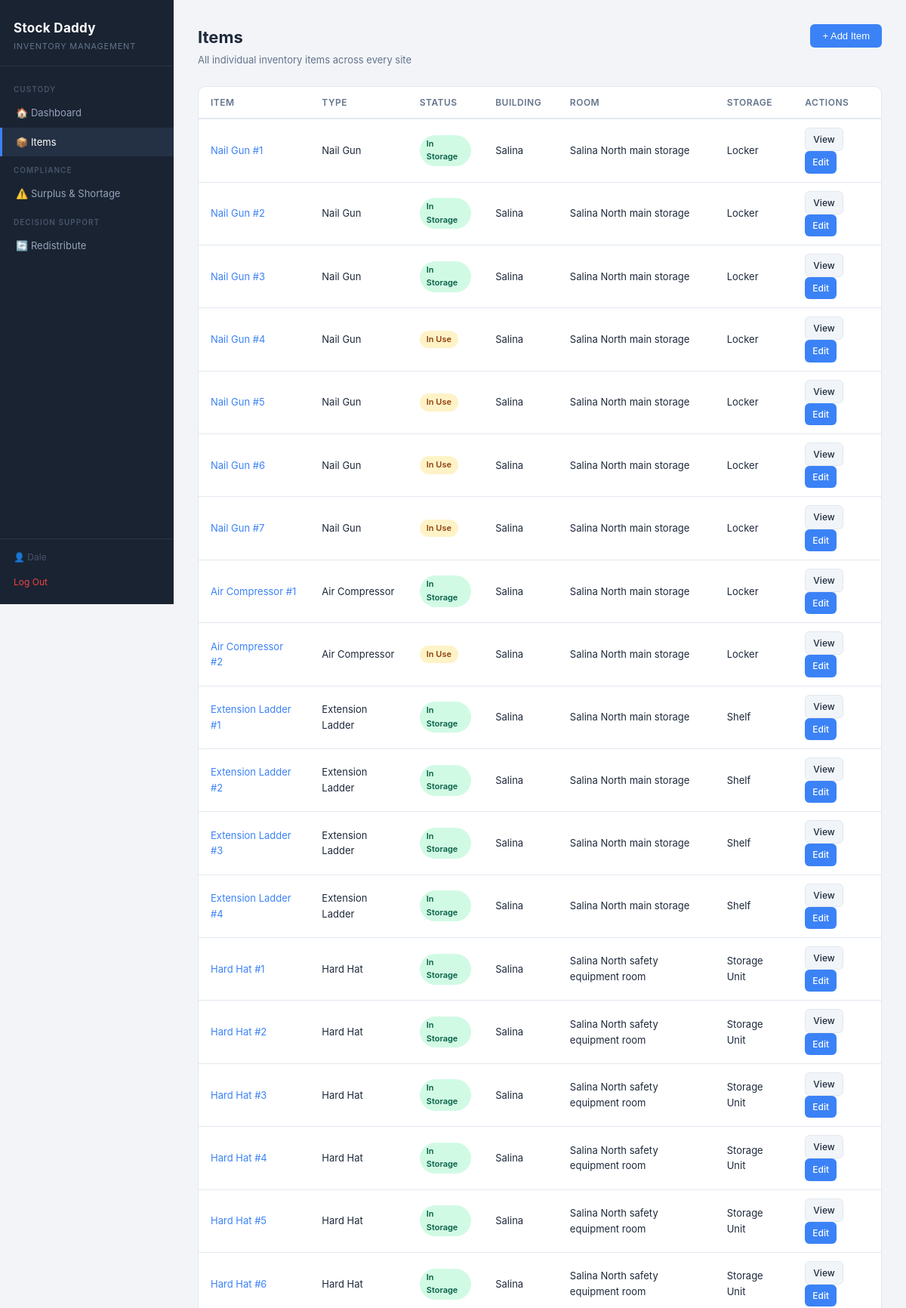
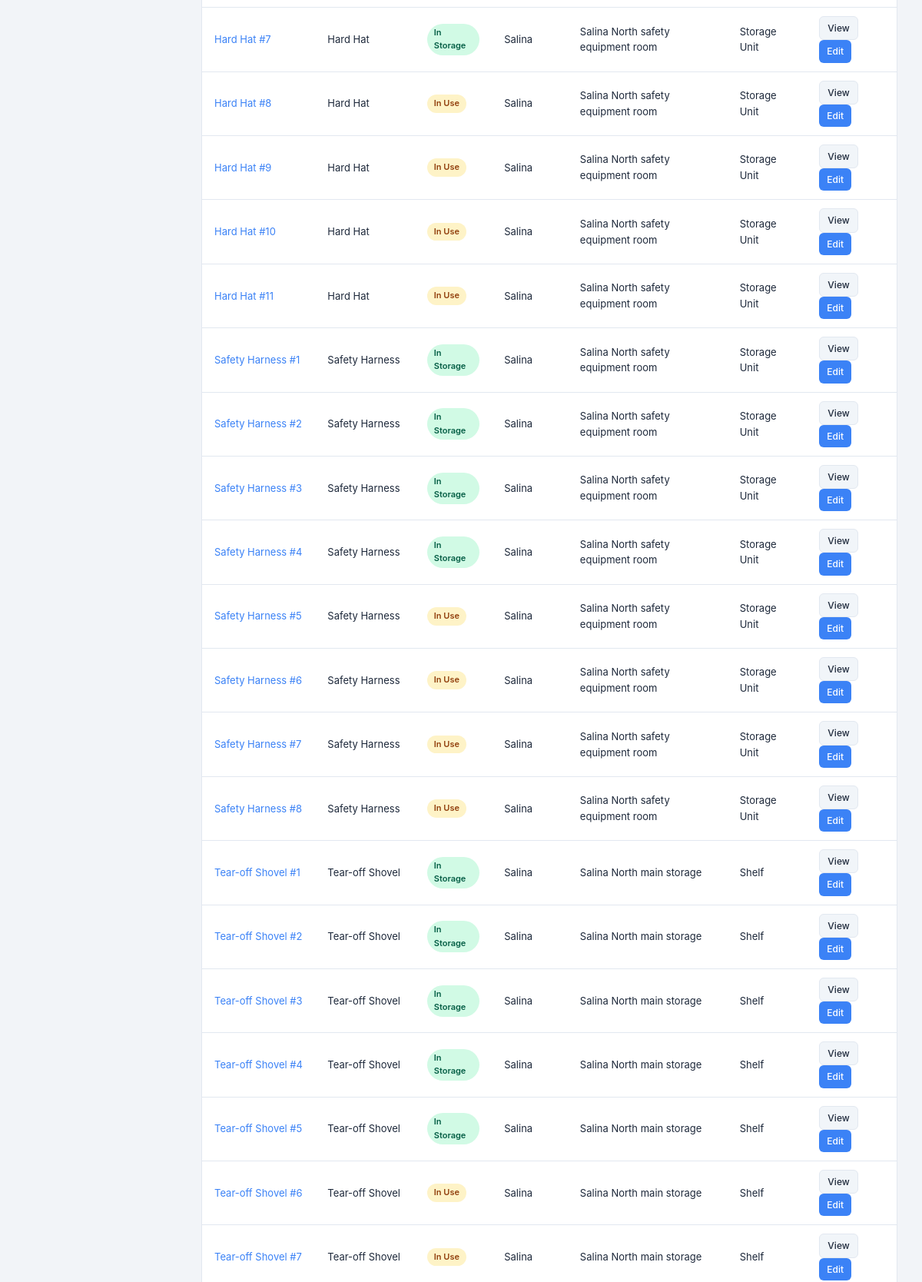
The app's page /items (signed in, upper part) with its own data (2 pictures, top to bottom).
### tables this page shows
CREATE TABLE item (
  item_id      INTEGER PRIMARY KEY AUTOINCREMENT,
  item_type_id INTEGER NOT NULL,
  storage_id   INTEGER NULL,      -- nullable: NULL while item_status = 'In Transit'
  item_name    VARCHAR(100),
  item_status  VARCHAR(100) NOT NULL DEFAULT 'In Storage',
  date_added   DATETIME DEFAULT CURRENT_TIMESTAMP,
  FOREIGN KEY (item_type_id) REFERENCES item_type(item_type_id),
  FOREIGN KEY (storage_id) REFERENCES storage(storage_id),
  CONSTRAINT chk_item_status CHECK (item_status IN ('In Storage', 'In Use', 'In Transit'))
);

CREATE TABLE item_type (
  item_type_id      INTEGER PRIMARY KEY AUTOINCREMENT,
  name              VARCHAR(100) NOT NULL UNIQUE,
  description       VARCHAR(255),
  -- Cost to acquire one new unit. NULL = acquisition unavailable (c_k = inf).
  replacement_cost  DECIMAL(10,2) NULL,
  -- REQ-23. NULL = no service-life limit configured for this type (not zero).
  service_life_days INTEGER NULL,
  CONSTRAINT chk_replacement_cost_positive
    CHECK (replacement_cost IS NULL OR replacement_cost > 0),
  CONSTRAINT chk_service_life_positive
    CHECK (service_life_days IS NULL OR service_life_days > 0)
);

CREATE TABLE building (
  building_id     INTEGER PRIMARY KEY AUTOINCREMENT,
  business_id     INTEGER NOT NULL,
  state           VARCHAR(100),
  city            VARCHAR(100),
  street_address  VARCHAR(100),
  FOREIGN KEY (business_id) REFERENCES business(business_id)
);

CREATE TABLE room (
  room_id     INTEGER PRIMARY KEY AUTOINCREMENT,
  building_id INTEGER NOT NULL,
  location    VARCHAR(100),
  FOREIGN KEY (building_id) REFERENCES building(building_id)
);

CREATE TABLE storage (
  storage_id    INTEGER PRIMARY KEY AUTOINCREMENT,
  room_id       INTEGER NOT NULL,
  storage_type  VARCHAR(100),
  FOREIGN KEY (room_id) REFERENCES room(room_id)
);

### app.py (the view)
@app.route("/items")
def items():
    if "user" not in session:
        return redirect(url_for("login"))
    item_list = db.get_items()
    return render_template("items.html", user=session["user"], items=item_list)

### db.py (called while the page is built)
def get_connection():
    conn = sqlite3.connect(DB_PATH)
    conn.execute("PRAGMA foreign_keys = ON;")
    conn.row_factory = sqlite3.Row
    return conn

### templates/items.html (shortened to what this page needs)
{% extends "base.html" %}
{% block body %}
<div class="app-layout">
    {% include "nav.html" %}
    <main class="main-content">
        <div class="page-header">
            <div>
                <h2>Items</h2>
                <p>All individual inventory items across every site</p>
            </div>
            <button class="btn btn-primary">+ Add Item</button>
        </div>
        <div class="card">
            <table class="table">
                <thead>
                    <tr>
                        <th>Item</th>
                        <th>Type</th>
                        <th>Status</th>
                        <th>Building</th>
                        <th>Room</th>
                        <th>Storage</th>
                        <th>Actions</th>
                    </tr>
                </thead>
                <tbody>
                    {% for item in items %}
                    <tr>
                        <td><a href="{{ url_for('item_detail', item_id=item.id) }}">{{ item.name }}</a></td>
                        <td>{{ item.type }}</td>
                        <td>
                            {% if item.status == "In Storage" %}
                                <span class="badge badge-ok">In Storage</span>
                            {% elif item.status == "In Use" %}
                                <span class="badge badge-warning">In Use</span>
                            {% elif item.status == "In Transit" %}
                                <span class="badge badge-transit">In Transit</span>
                            {% endif %}
                        </td>
                        <td>{{ item.building }}</td>
                        <td>{{ item.room }}</td>
                        <td>{{ item.storage }}</td>
                        <td>
                            <a href="{{ url_for('item_detail', item_id=item.id) }}" class="btn btn-small btn-secondary">View</a>
                            <a href="#" class="btn btn-small">Edit</a>
                        </td>
                    </tr>
                    {% else %}
                    <tr>
                        <td colspan="7" class="empty-state">No items found.</td>
                    </tr>
                    {% endfor %}
                </tbody>
            </table>
        </div>
    </main>
</div>
{% endblock %}

### static/css/main.css (style rules this page uses)
*, *::before, *::after { box-sizing: border-box; margin: 0; padding: 0; }
:root { --bg: #f2f4f8; --surface: #ffffff; --sidebar-bg: #1a2332; --sidebar-hover:#243044; --accent: #3b82f6; --accent-dark: #2563eb; --danger: #ef4444; --warning-bg: #fef3c7; --warning-text: #92400e; --success-bg: #d1fae5; --success-text: #065f46; --surplus-bg: #dbeafe; --surplus-text: #1e40af; --shortage-bg: #fee2e2; --shortage-text:#991b1b; --transit-bg: #ede9fe; --transit-text: #5b21b6; --text: #1e293b; --muted: #64748b; --border: #e2e8f0; --sidebar-w: 230px; }
body { font-family: -apple-system, BlinkMacSystemFont, "Segoe UI", Roboto, sans-serif; background: var(--bg); color: var(--text); font-size: 14px; line-height: 1.6; }
a { color: var(--accent); text-decoration: none; }
.app-layout { display: flex; min-height: 100vh; }
.main-content { flex: 1; padding: 32px; overflow-y: auto; min-width: 0; }
.page-header { display: flex; justify-content: space-between; align-items: flex-start; margin-bottom: 24px; gap: 16px; }
.page-header h2 { font-size: 22px; font-weight: 700; margin-bottom: 2px; }
.page-header p { color: var(--muted); font-size: 13px; }
.card { background: var(--surface); border: 1px solid var(--border); border-radius: 10px; margin-bottom: 20px; overflow: hidden; }
.table { width: 100%; border-collapse: collapse; font-size: 13px; }
.table th { text-align: left; padding: 11px 16px; border-bottom: 2px solid var(--border); color: var(--muted); font-weight: 600; font-size: 12px; text-transform: uppercase; letter-spacing: 0.5px; }
.table td { padding: 11px 16px; border-bottom: 1px solid var(--border); }
.badge { display: inline-block; padding: 3px 9px; border-radius: 99px; font-size: 11px; font-weight: 600; }
.badge-ok { background: var(--success-bg); color: var(--success-text); }
.badge-warning { background: var(--warning-bg); color: var(--warning-text); }
.btn { display: inline-block; padding: 8px 16px; border-radius: 6px; border: none; cursor: pointer; font-size: 13px; font-weight: 500; text-decoration: none; transition: background 0.12s; background: var(--accent); color: #fff; white-space: nowrap; }
.btn-primary { background: var(--accent); color: #fff; }
.btn-secondary { background: #f1f5f9; color: var(--text); border: 1px solid var(--border); }
.btn-small { padding: 5px 10px; font-size: 12px; }

### records on screen
item: name "Nail Gun #1", type "Nail Gun", item_status "In Storage", building "Salina", room "Salina North main storage", storage "Locker"
item: name "Nail Gun #2", type "Nail Gun", item_status "In Storage", building "Salina", room "Salina North main storage", storage "Locker"
item: name "Nail Gun #3", type "Nail Gun", item_status "In Storage", building "Salina", room "Salina North main storage", storage "Locker"
item: name "Nail Gun #4", type "Nail Gun", item_status "In Use", building "Salina", room "Salina North main storage", storage "Locker"
item: name "Nail Gun #5", type "Nail Gun", item_status "In Use", building "Salina", room "Salina North main storage", storage "Locker"
item: name "Nail Gun #6", type "Nail Gun", item_status "In Use", building "Salina", room "Salina North main storage", storage "Locker"
item: name "Nail Gun #7", type "Nail Gun", item_status "In Use", building "Salina", room "Salina North main storage", storage "Locker"
item: name "Air Compressor #1", type "Air Compressor", item_status "In Storage", building "Salina", room "Salina North main storage", storage "Locker"
item: name "Air Compressor #2", type "Air Compressor", item_status "In Use", building "Salina", room "Salina North main storage", storage "Locker"
item: name "Extension Ladder #1", type "Extension Ladder", item_status "In Storage", building "Salina", room "Salina North main storage", storage "Shelf"
item: name "Extension Ladder #2", type "Extension Ladder", item_status "In Storage", building "Salina", room "Salina North main storage", storage "Shelf"
item: name "Extension Ladder #3", type "Extension Ladder", item_status "In Storage", building "Salina", room "Salina North main storage", storage "Shelf"
item: name "Extension Ladder #4", type "Extension Ladder", item_status "In Storage", building "Salina", room "Salina North main storage", storage "Shelf"
item: name "Hard Hat #1", type "Hard Hat", item_status "In Storage", building "Salina", room "Salina North safety equipment room", storage "Storage Unit"
item: name "Hard Hat #2", type "Hard Hat", item_status "In Storage", building "Salina", room "Salina North safety equipment room", storage "Storage Unit"
item: name "Hard Hat #3", type "Hard Hat", item_status "In Storage", building "Salina", room "Salina North safety equipment room", storage "Storage Unit"
item: name "Hard Hat #4", type "Hard Hat", item_status "In Storage", building "Salina", room "Salina North safety equipment room", storage "Storage Unit"
item: name "Hard Hat #5", type "Hard Hat", item_status "In Storage", building "Salina", room "Salina North safety equipment room", storage "Storage Unit"
item: name "Hard Hat #6", type "Hard Hat", item_status "In Storage", building "Salina", room "Salina North safety equipment room", storage "Storage Unit"
item: name "Hard Hat #7", type "Hard Hat", item_status "In Storage", building "Salina", room "Salina North safety equipment room", storage "Storage Unit"
item: name "Hard Hat #8", type "Hard Hat", item_status "In Use", building "Salina", room "Salina North safety equipment room", storage "Storage Unit"
item: name "Hard Hat #9", type "Hard Hat", item_status "In Use", building "Salina", room "Salina North safety equipment room", storage "Storage Unit"
item: name "Hard Hat #10", type "Hard Hat", item_status "In Use", building "Salina", room "Salina North safety equipment room", storage "Storage Unit"
item: name "Hard Hat #11", type "Hard Hat", item_status "In Use", building "Salina", room "Salina North safety equipment room", storage "Storage Unit"
item: name "Safety Harness #1", type "Safety Harness", item_status "In Storage", building "Salina", room "Salina North safety equipment room", storage "Storage Unit"
item: name "Safety Harness #2", type "Safety Harness", item_status "In Storage", building "Salina", room "Salina North safety equipment room", storage "Storage Unit"
item: name "Safety Harness #3", type "Safety Harness", item_status "In Storage", building "Salina", room "Salina North safety equipment room", storage "Storage Unit"
item: name "Safety Harness #4", type "Safety Harness", item_status "In Storage", building "Salina", room "Salina North safety equipment room", storage "Storage Unit"
item: name "Safety Harness #5", type "Safety Harness", item_status "In Use", building "Salina", room "Salina North safety equipment room", storage "Storage Unit"
item: name "Safety Harness #6", type "Safety Harness", item_status "In Use", building "Salina", room "Salina North safety equipment room", storage "Storage Unit"
item: name "Safety Harness #7", type "Safety Harness", item_status "In Use", building "Salina", room "Salina North safety equipment room", storage "Storage Unit"
item: name "Safety Harness #8", type "Safety Harness", item_status "In Use", building "Salina", room "Salina North safety equipment room", storage "Storage Unit"
item: name "Tear-off Shovel #1", type "Tear-off Shovel", item_status "In Storage", building "Salina", room "Salina North main storage", storage "Shelf"
item: name "Tear-off Shovel #2", type "Tear-off Shovel", item_status "In Storage", building "Salina", room "Salina North main storage", storage "Shelf"
item: name "Tear-off Shovel #3", type "Tear-off Shovel", item_status "In Storage", building "Salina", room "Salina North main storage", storage "Shelf"
item: name "Tear-off Shovel #4", type "Tear-off Shovel", item_status "In Storage", building "Salina", room "Salina North main storage", storage "Shelf"
item: name "Tear-off Shovel #5", type "Tear-off Shovel", item_status "In Storage", building "Salina", room "Salina North main storage", storage "Shelf"
item: name "Tear-off Shovel #6", type "Tear-off Shovel", item_status "In Use", building "Salina", room "Salina North main storage", storage "Shelf"
item: name "Tear-off Shovel #7", type "Tear-off Shovel", item_status "In Use", building "Salina", room "Salina North main storage", storage "Shelf"

### other values on screen
{{ user }} "Dale"
